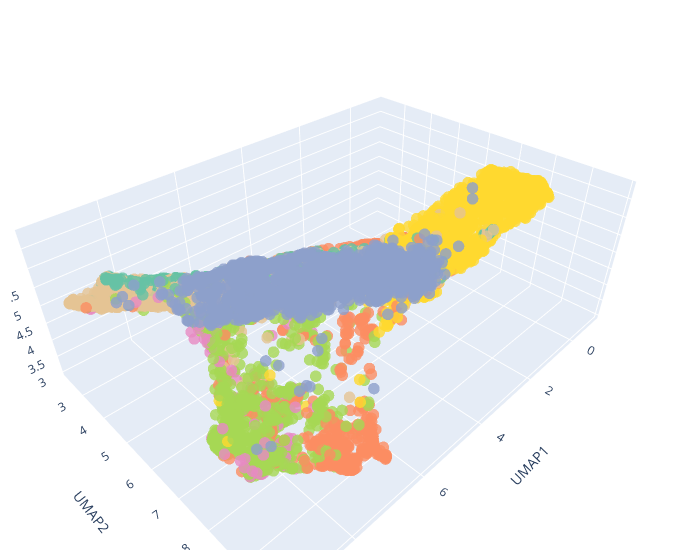

Notebook cell for this chart:
### Markdown cell above
#### Plotly

### Code cell
#plotly_viz(embedding[:,0],
#           embedding[:,1],
#           embedding[:,2],
#           labels,
#           pal)

### Figure 1 — Plotly figure (JSON) as saved in the notebook; plotly's stock layout.template omitted (floating-point values rounded to 4 significant figures; data arrays with more than 128 entries replaced by an {"elided": "..."} marker saying what was removed)
{"data": [{"hovertext": {"elided": "6430 str values"}, "marker": {"color": {"elided": "6430x3 float values"}, "opacity": 0.8, "size": 4}, "mode": "markers", "type": "scatter3d", "x": {"elided": "6430 float values"}, "y": {"elided": "6430 float values"}, "z": {"elided": "6430 float values"}}], "layout": {"margin": {"b": 10, "l": 10, "r": 20, "t": 10}, "scene": {"xaxis": {"title": {"text": "UMAP1"}}, "yaxis": {"title": {"text": "UMAP2"}}, "zaxis": {"title": {"text": "UMAP3"}}}, "width": 700}}
